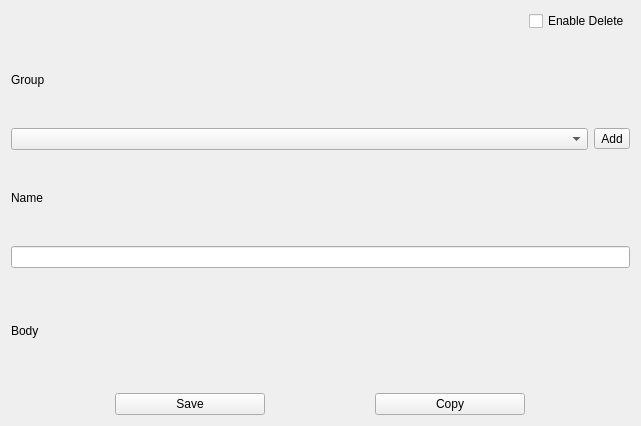
<?xml version="1.0" encoding="UTF-8"?>
<ui version="4.0">
 <class>Note_Window</class>
 <widget class="QWidget" name="Note_Window">
  <property name="geometry">
   <rect>
    <x>0</x>
    <y>0</y>
    <width>641</width>
    <height>426</height>
   </rect>
  </property>
  <property name="windowTitle">
   <string>Note</string>
  </property>
  <layout class="QVBoxLayout" name="verticalLayout">
   <item>
    <layout class="QHBoxLayout" name="notes_window_hbox">
     <item>
      <spacer name="horizontalSpacer">
       <property name="orientation">
        <enum>Qt::Horizontal</enum>
       </property>
       <property name="sizeHint" stdset="0">
        <size>
         <width>40</width>
         <height>20</height>
        </size>
       </property>
      </spacer>
     </item>
     <item>
      <widget class="QCheckBox" name="chkbx_edit">
       <property name="cursor">
        <cursorShape>PointingHandCursor</cursorShape>
       </property>
       <property name="text">
        <string>Enable Delete</string>
       </property>
      </widget>
     </item>
    </layout>
   </item>
   <item>
    <layout class="QVBoxLayout" name="verticalLayout_2">
     <item>
      <widget class="QLabel" name="lbl_group">
       <property name="text">
        <string>Group</string>
       </property>
      </widget>
     </item>
     <item>
      <layout class="QHBoxLayout" name="horizontalLayout">
       <item>
        <widget class="QComboBox" name="cmb_groups"/>
       </item>
       <item>
        <widget class="QToolButton" name="tbtn_add_group">
         <property name="cursor">
          <cursorShape>PointingHandCursor</cursorShape>
         </property>
         <property name="text">
          <string>Add</string>
         </property>
        </widget>
       </item>
      </layout>
     </item>
    </layout>
   </item>
   <item>
    <layout class="QVBoxLayout" name="verticalLayout_3">
     <item>
      <widget class="QLabel" name="lbl_name">
       <property name="text">
        <string>Name</string>
       </property>
      </widget>
     </item>
     <item>
      <widget class="QLineEdit" name="lnedt_title"/>
     </item>
    </layout>
   </item>
   <item>
    <layout class="QVBoxLayout" name="vbox_body">
     <item>
      <widget class="QLabel" name="lbl_body">
       <property name="text">
        <string>Body</string>
       </property>
      </widget>
     </item>
    </layout>
   </item>
   <item>
    <layout class="QHBoxLayout" name="horizontalLayout_2">
     <item>
      <widget class="QPushButton" name="btn_save">
       <property name="minimumSize">
        <size>
         <width>150</width>
         <height>0</height>
        </size>
       </property>
       <property name="maximumSize">
        <size>
         <width>150</width>
         <height>16777215</height>
        </size>
       </property>
       <property name="cursor">
        <cursorShape>PointingHandCursor</cursorShape>
       </property>
       <property name="text">
        <string>Save</string>
       </property>
      </widget>
     </item>
     <item>
      <widget class="QPushButton" name="btn_copy_note">
       <property name="minimumSize">
        <size>
         <width>150</width>
         <height>0</height>
        </size>
       </property>
       <property name="maximumSize">
        <size>
         <width>150</width>
         <height>16777215</height>
        </size>
       </property>
       <property name="cursor">
        <cursorShape>PointingHandCursor</cursorShape>
       </property>
       <property name="text">
        <string>Copy</string>
       </property>
      </widget>
     </item>
    </layout>
   </item>
  </layout>
 </widget>
 <resources/>
 <connections/>
</ui>
